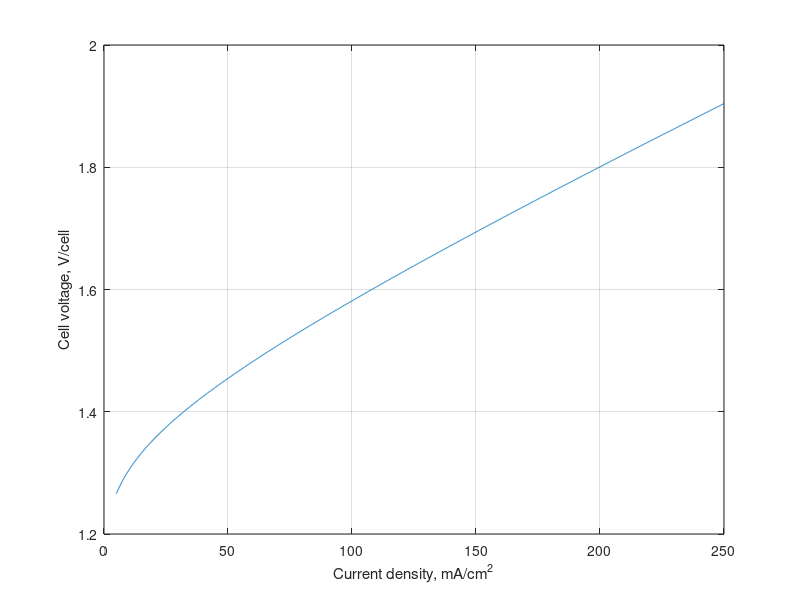

The MATLAB source for this figure:
clc
clear 
close all

T = 80;
par.Ncell = 230;
par.A = 2.6; %m2

Iden = 5:0.1:250;

par.F = 96485;
par.z = 2;
par.MwH2 = 2;
par.delG = 237*10^3; %J/mol

I = Iden.*par.A*10;

par.Urev = 1.5184 - 1.5421e-3*(273+T) + 9.523e-5*(273+T)*log((273+T)) + ...
    9.84e-8*(273+T)^2; %relation for Urev with T from LeRoy eqn. 58

par.U.r1 = 0.000218155;%vidar
% par.U.r1 = 3.799*10^-4; %using IPOPT
%par.U.r1 = 8.05*10^-5;%Ulleberg

par.U.r2 = -0.000000425; %vidar
% par.U.r2 = -2.5*10^-7;%Ulleberg

par.U.s = 0.1179375;%vidar
% par.U.s = 0.185;%ulleberg

par.U.t1 = -0.14529;%vidar
% par.U.t1 = -0.1443; %using IPOPT
%par.U.t1 = -0.1002;%ulleberg

par.U.t2 = 11.794;%vidar
% par.U.t2 = 8.424;%ulleberg

par.U.t3 = 395.68;%vidar
% par.U.t3 = 247.3;%ulleberg

par.U.f1 = 120;%vidar 
% par.U.f1 = 250;%ulleberg

par.U.f2 = 0.98;


u= par.Urev + (((par.U.r1 + par.U.r2*T).*I)./par.A) + par.U.s*log10(((par.U.t1+(par.U.t2/T)+...
    (par.U.t3/T^2)).*I/par.A)+1);
feff = (((0.1*I./par.A).^2)./(par.U.f1+(0.1*I./par.A).^2)).*par.U.f2;

nH2 = feff*par.Ncell.*I/(par.z*par.F);
VH2 = nH2*0.0224136*3600; %Nm3/hr

SpecEl = u.*I*par.Ncell./(1000.*VH2);
P = u.*I*par.Ncell/1000;

plot(Iden,u)
xlabel('Current density, mA/cm^2')
ylabel('Cell voltage, V/cell')
grid on

